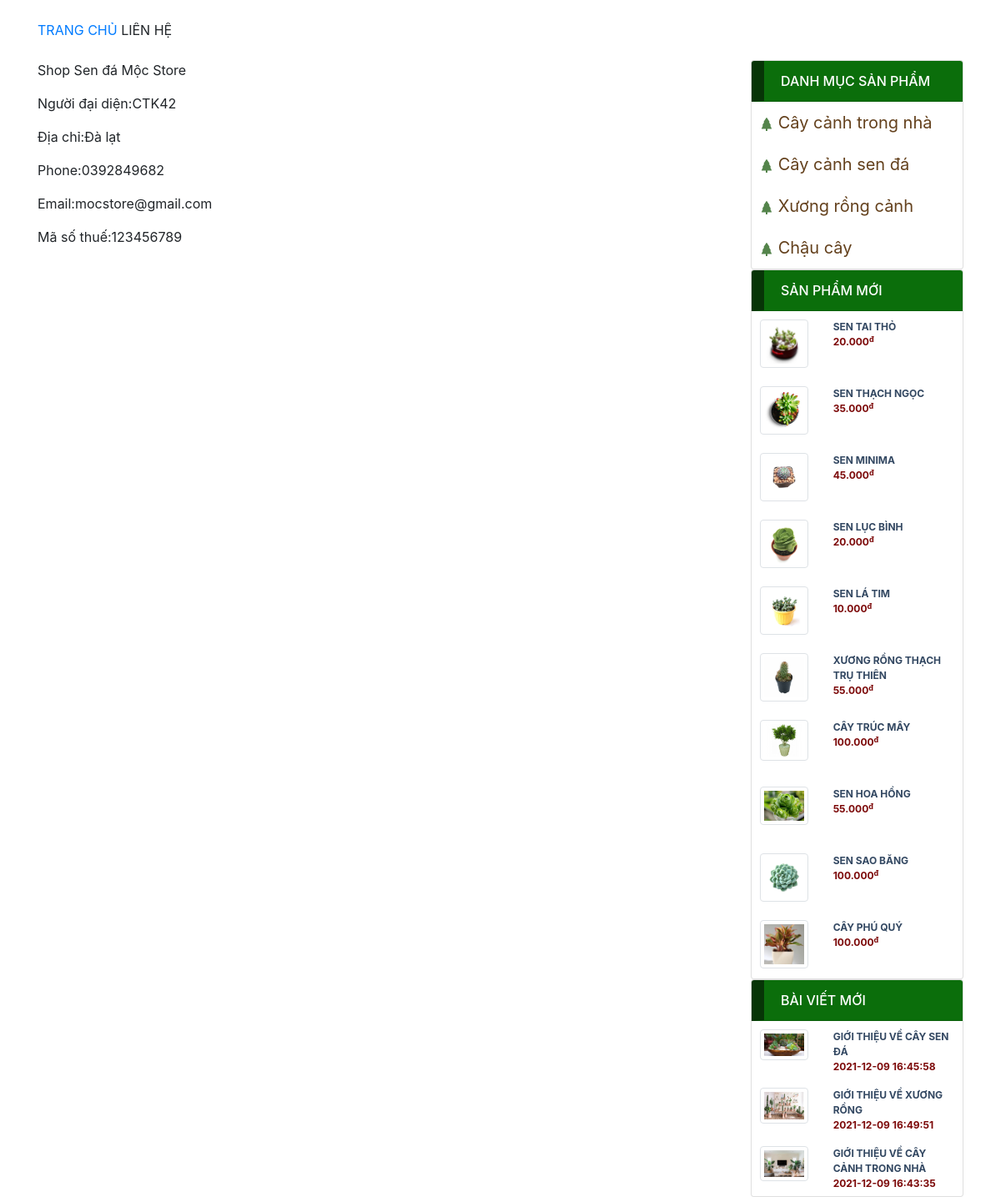
The app's page /Bancaycanh/web/modules/contact.php with its own data.
### tables this page shows
CREATE TABLE `contacts` (
  `contactId` int(11) NOT NULL,
  `contactName` varchar(50) NOT NULL,
  `contactAddress` varchar(50) NOT NULL,
  `contactPhone` varchar(10) NOT NULL,
  `contactEmail` varchar(50) NOT NULL,
  `contacsTaxCode` varchar(10) NOT NULL,
  `contactMap` varchar(200) DEFAULT NULL
);

CREATE TABLE `productlines` (
  `productLineCode` varchar(10) NOT NULL,
  `productLineName` varchar(50) NOT NULL,
  `productLineImage` varchar(500) DEFAULT NULL,
  `productLineDecription` varchar(50) DEFAULT NULL
);

CREATE TABLE `products` (
  `productCode` int(11) NOT NULL,
  `productImage` varchar(500) DEFAULT NULL,
  `productName` varchar(50) NOT NULL,
  `productLineCode` varchar(10) NOT NULL,
  `Unit` varchar(20) NOT NULL,
  `Size` varchar(20) DEFAULT NULL,
  `productVender` varchar(50) NOT NULL,
  `productDecription` varchar(5000) DEFAULT NULL,
  `quantityEntered` smallint(6) NOT NULL,
  `quantitySold` smallint(6) DEFAULT NULL,
  `quantityInStock` smallint(6) DEFAULT NULL,
  `buyPrice` smallint(6) NOT NULL,
  `status` varchar(50) NOT NULL
);

CREATE TABLE `newpost` (
  `id_post` int(11) NOT NULL,
  `name_post` varchar(50) NOT NULL,
  `image_post` varchar(500) DEFAULT NULL,
  `summery_post` mediumtext DEFAULT NULL,
  `content_post` longtext DEFAULT NULL,
  `id_category` int(11) NOT NULL,
  `status_display_post` varchar(50) NOT NULL,
  `date_post` timestamp NOT NULL DEFAULT current_timestamp() ON UPDATE current_timestamp(),
  `productLineCode` varchar(50) DEFAULT NULL
);

### Bancaycanh/web/modules/contact.php (the view, shortened to what this page needs)
<?php
include '../db/config.php';
?>
<!DOCTYPE html>
<html lang="en">
<head>
  <link rel="stylesheet" href="css/contact.css" class="css">
  <link rel="stylesheet" href="https://maxcdn.bootstrapcdn.com/bootstrap/4.4.1/css/bootstrap.min.css">
</head>
<body>
<div class="container">
  <div class="row">
  <div class="col-12 my-4 text-uppercase font13 cl_nau" id="breadcrumbs"><span><span>
      <a href="index.php?web_moc=Trangchu">Trang chủ</a>
      <span class="breadcrumb_last" aria-current="page">LIÊN HỆ</span></span></span>
    </div>
    <div class="col-sm-9">
    <?php
              $sql_ct= mysqli_query($con, "SELECT * FROM contacts order by contactId desc Limit 1");
              while ($row_ct = mysqli_fetch_array($sql_ct)) {
                ?>
      <p>Shop Sen đá Mộc Store</p>
      <p>Người đại diện:<?php echo $row_ct['contactName']?></p>
      <p>Địa chỉ:<?php echo $row_ct['contactAddress']?></p>
      <p>Phone:<?php echo $row_ct['contactPhone']?></p>
      <p>Email:<?php echo $row_ct['contactEmail']?></p>
      <p>Mã số thuế:<?php echo $row_ct['contacsTaxCode']?></p>
      <?php
      }?>
    </div>
    <div class="col-3">
    <div id="accordion">
        <div class="card">
          <div class="card-header">
            <a class="card-link" data-toggle="collapse" href="#collapseOne">DANH MỤC SẢN PHẨM</a></div>
            <div id="collapseOne" class="collapse show" data-parent="#accordion">
              <?php
              $sql_pd= mysqli_query($con, "SELECT * FROM productlines");
              while ($row_pd = mysqli_fetch_array($sql_pd)) {
                ?>
              <div class="card-body">
                <a href="index.php?web_moc=Danhmucsanpham&id=<?php echo $row_pd['productLineCode']?>"><?php echo $row_pd['productLineName']?></a>
              </div>
              <?php
              }
              ?>
            </div>
          </div>
        </div>
        <div class="card">
          <div class="card-header">
            <a class="card-link" data-toggle="collapse" href="#collapseOne">SẢN PHẨM MỚI</a></div>
            <div id="collapseOne" class="collapse show" data-parent="#accordion">
              <?php
              $sql_sp= mysqli_query($con, "SELECT * FROM products ORDER BY productCode DESC LIMIT 10");
              while ($row_sp = mysqli_fetch_array($sql_sp)) {
                ?>
              <div class="card-body pd_new">
              <a href="index.php?web_moc=Chitietsanpham&idsp=<?php echo $row_sp['productCode']?>">
                  <div class="row">
                      <div class="col-4">
                      <img class="img-thumbnail" src="../admin/image/product/<?php echo $row_sp['productImage']?>" alt="Sản phẩm 1" class="img-responsive" width="100">
                      </div>
                      <div class="col-8">
                      <p><?php echo $row_sp['productName']?></p>
                      <p><?php echo number_format($row_sp['buyPrice']).".000<sup>đ</sup>"?></p>
                    </div>
                  </div>
                  </a>
              </div>
              <?php
              }
              ?>
            </div>
          </div>
        <div class="card">
          <div class="card-header">
            <a class="card-link" data-toggle="collapse" href="#collapseOne">BÀI VIẾT MỚI</a></div>
            <div id="collapseOne" class="collapse show" data-parent="#accordion">
              <?php
              $sql_pt= mysqli_query($con, "SELECT * FROM newpost ORDER BY id_post LIMIT 5");
              while ($row_pt = mysqli_fetch_array($sql_pt)) {
                ?>
              <div class="card-body pt_new">
              <a href="index.php?web_moc=Chitietbaiviet&idbv=<?php echo $row_pt['id_post']?>">
                  <div class="row">
                      <div class="col-4">
                      <img class="img-thumbnail" src="../admin/image/post/<?php echo $row_pt['image_post']?>" alt="Sản phẩm 1" class="img-responsive" width="100">
                      </div>
                      <div class="col-8">
                      <p><?php echo $row_pt['name_post']?></p>
                      <p><?php echo $row_pt['date_post']?></p>
                    </div>
                  </div>
                  </a>
                </div>
              <?php
              }
              ?>
            </div>
          </div>
        </div>
    </div>
</div>
</body>
</html>

### Bancaycanh/web/css/contact.css (style rules this page uses)
.card-header { background-color:#0b6e0b !important; border-left:solid 15px #073507; text-transform:uppercase; }
.card-header a { color:white !important; font-weight:500; }
.card-body { font-size:20px; color:#155608ba; padding:10px !important; }
.card-body a { color:#64411d; text-decoration:none; }
.pd_new { height:80px }
.pd_new .row .col-8 p { margin-bottom:0px !important; }
.pd_new .row .col-8 p:first-child { text-transform: uppercase; color: #334862; font-size: 0.6em; font-weight: bold; text-decoration: none; }
.pd_new .row .col-8 p:last-child { color: #7c0909; font-size: 0.6em; font-weight: bold; text-decoration: none; }
.pt_new { height:70px }
.pt_new .row .col-8 p { margin-bottom:0px !important; }
.pt_new .row .col-8 p:first-child { text-transform: uppercase; color: #334862; font-size: 0.6em; font-weight: bold; text-decoration: none; }
.pt_new .row .col-8 p:last-child { color: #7c0909; font-size: 0.6em; font-weight: bold; text-decoration: none; }

### records on screen
contacts: contactName "CTK42", contactAddress "Đà lạt", contactPhone "0392849682", contactEmail "mocstore@gmail.com", contacsTaxCode "123456789"
productlines: productLineName "Cây cảnh trong nhà"
productlines: productLineName "Cây cảnh sen đá"
productlines: productLineName "Xương rồng cảnh"
productlines: productLineName "Chậu cây"
products: productImage (picture), productName "SEN TAI THỎ", buyPrice "20"
products: productImage (picture), productName "SEN THẠCH NGỌC", buyPrice "35"
products: productImage (picture), productName "SEN MINIMA", buyPrice "45"
products: productImage (picture), productName "SEN LỤC BÌNH", buyPrice "20"
products: productImage (picture), productName "SEN LÁ TIM", buyPrice "10"
products: productImage (picture), productName "XƯƠNG RỒNG THẠCH TRỤ THIÊN", buyPrice "55"
products: productImage (picture), productName "CÂY TRÚC MÂY", buyPrice "100"
products: productImage (picture), productName "SEN HOA HỒNG", buyPrice "55"
products: productImage (picture), productName "SEN SAO BĂNG", buyPrice "100"
products: productImage (picture), productName "CÂY PHÚ QUÝ", buyPrice "100"
newpost: image_post (picture), name_post "GIỚI THIỆU VỀ CÂY SEN ĐÁ", date_post "2021-12-09 16:45:58"
newpost: image_post (picture), name_post "GIỚI THIỆU VỀ XƯƠNG RỒNG", date_post "2021-12-09 16:49:51"
newpost: image_post (picture), name_post "GIỚI THIỆU VỀ CÂY CẢNH TRONG NHÀ", date_post "2021-12-09 16:43:35"
